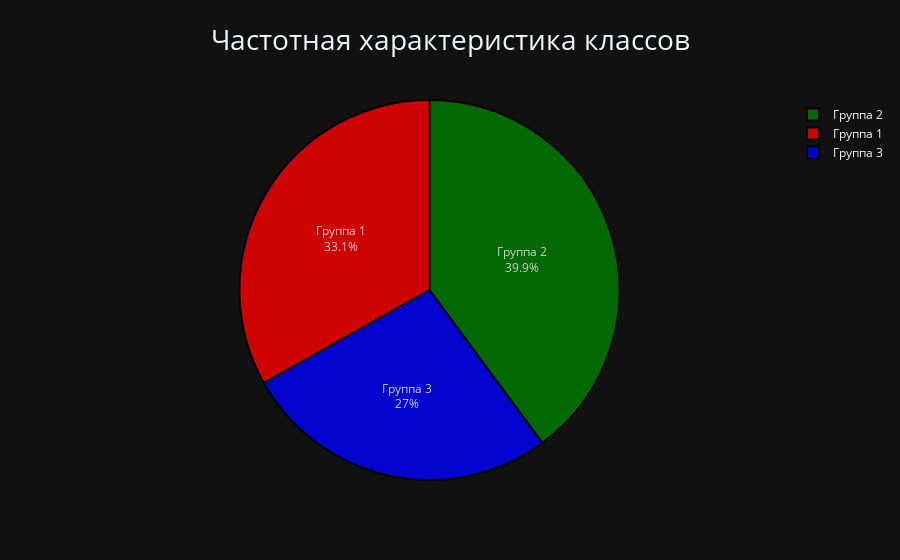

Notebook cell for this chart:
### Code cell
class_counts = data['class'].value_counts()
values = list(class_counts)
colors = ['green', 'red', 'blue']
labels = ['Группа ' + str(i) for i in class_counts.index]
fig = go.Figure(data=[go.Pie(labels=labels, values=values, opacity=0.8)])
fig.update_traces(textinfo='percent+label', marker=dict(line=dict(color='#000000', width=2), colors=colors))
fig.update_layout(title_text='Частотная характеристика классов', title_x=0.5, title_font=dict(size=28))
fig.show()

### Figure 1 — Plotly figure (JSON) as saved in the notebook; plotly's stock layout.template omitted (floating-point values rounded to 4 significant figures)
{"data": [{"labels": ["Группа 2", "Группа 1", "Группа 3"], "opacity": 0.8, "values": [71, 59, 48], "type": "pie", "marker": {"line": {"color": "#000000", "width": 2}, "colors": ["green", "red", "blue"]}, "textinfo": "percent+label"}], "layout": {"title": {"font": {"size": 28}, "text": "Частотная характеристика классов", "x": 0.5}}}
